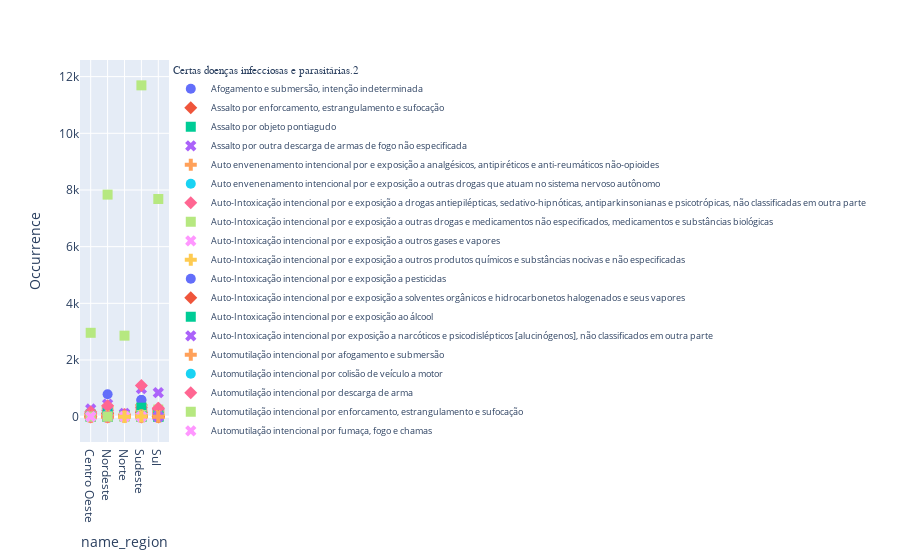

Notebook source saved alongside this figure:
### Code cell
fig = px.scatter(regiao_causa, x="name_region", y="Occurrence", color="Certas doenças infecciosas e parasitárias.2", symbol="Certas doenças infecciosas e parasitárias.2")
fig.update_layout(legend=dict(title_font_family="Times New Roman",
                              font=dict(size= 9)))
fig.update_traces(marker_size=10)
fig.show()
